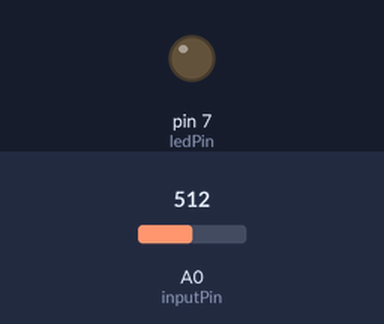
Simulated run of this sketch. Board: Arduino Uno, built with avr-gcc and run on an emulated ATmega328P. Parts: output pins drawn as LEDs (lit = HIGH). Dashed ring = blinking. Inputs (shaded band) come from the test bench; at power-on: A0 (inputPin) = 512.

Above: at 1.8 s.
1.9 s: A0 (inputPin) set to 593
6.0 s: A0 (inputPin) set to 613
At 9.4 s:
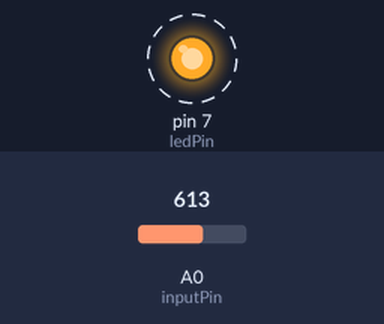
Timing chart, 0 to 16.1 s (numbered marks = the images above; inputs shaded):
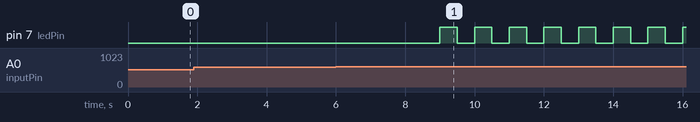

Measured:
- the behaviour switches between 600 and 601 on A0 (inputPin) (found by bisection; images 0 and 1)
- after the input at 1.9 s, every drawn part: stays the same
- after the input at 6.0 s, pin 7 (ledPin): alternates HIGH for 0.50 s and LOW for 0.50 s, starting after 3.0 s

The sketch:

Alarm3.ino
```cpp
/*
  Analog Input
  Alarmanlage Stufe 3

  Version 1.0
  Der Hobbyelektroniker
  Der Code ist Public Domain und kann ohne Einschränkungen frei verwendet werden

*/

const int inputPin = A0;
const int ledPin = 7;

int alarmzustand; // <3 = kein Alarm, 3 = Alarm

void setup() {
  pinMode(ledPin,OUTPUT);

  // Grundzustand
  alarmzustand = 0;          // Am Anfang haben wir keinen Alarm
}

void alarmTest() {
  if (alarmzustand != 3) {
    if (analogRead(inputPin) > 600) {
      alarmzustand = alarmzustand + 1;
    } else {
      alarmzustand = 0;
    }
    delay(1000);  // der nächste Test soll erst nach 5 Sekunden gemacht werden
  }
}

void alarm() {
  if (alarmzustand == 3) {   // wir haben einen Alarmzustand!
    digitalWrite(ledPin,HIGH);
    delay(500);
    digitalWrite(ledPin,LOW);
    delay(500);
  } else {                   // nein, alles ruhig
    digitalWrite(ledPin,LOW);
  }
}

void loop() {
  alarmTest();
  alarm();
}
```
